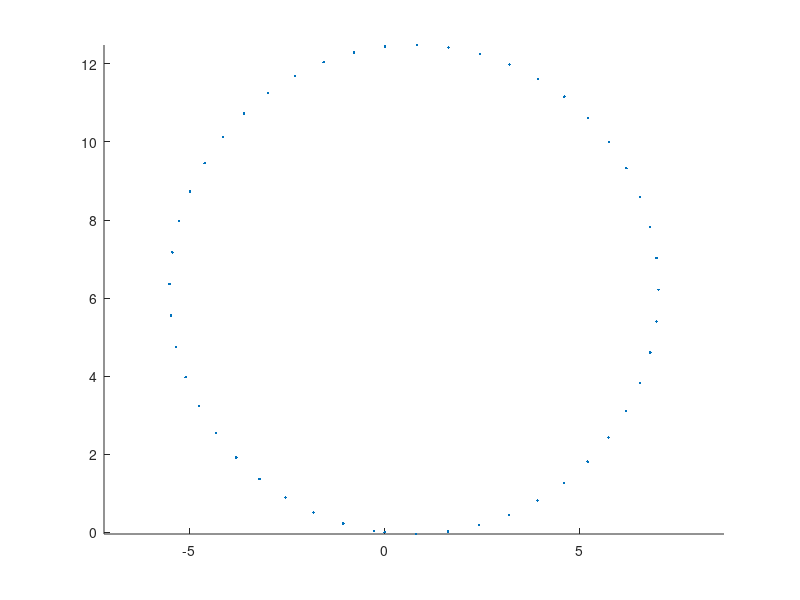

MATLAB code to generate this figure:
clear;clc;close all
u=0.8;v=-0.15;
t=0:0.13:2*pi;
trajx=zeros(length(t),1);
trajy=zeros(length(t),1);
for i=2:length(t)
    trajx(i)=trajx(i-1)+u*cos(t(i))-v*sin(t(i));
    trajy(i)=trajy(i-1)+u*sin(t(i))+v*cos(t(i));
end
scatter(trajx,trajy,'.');
axis equal